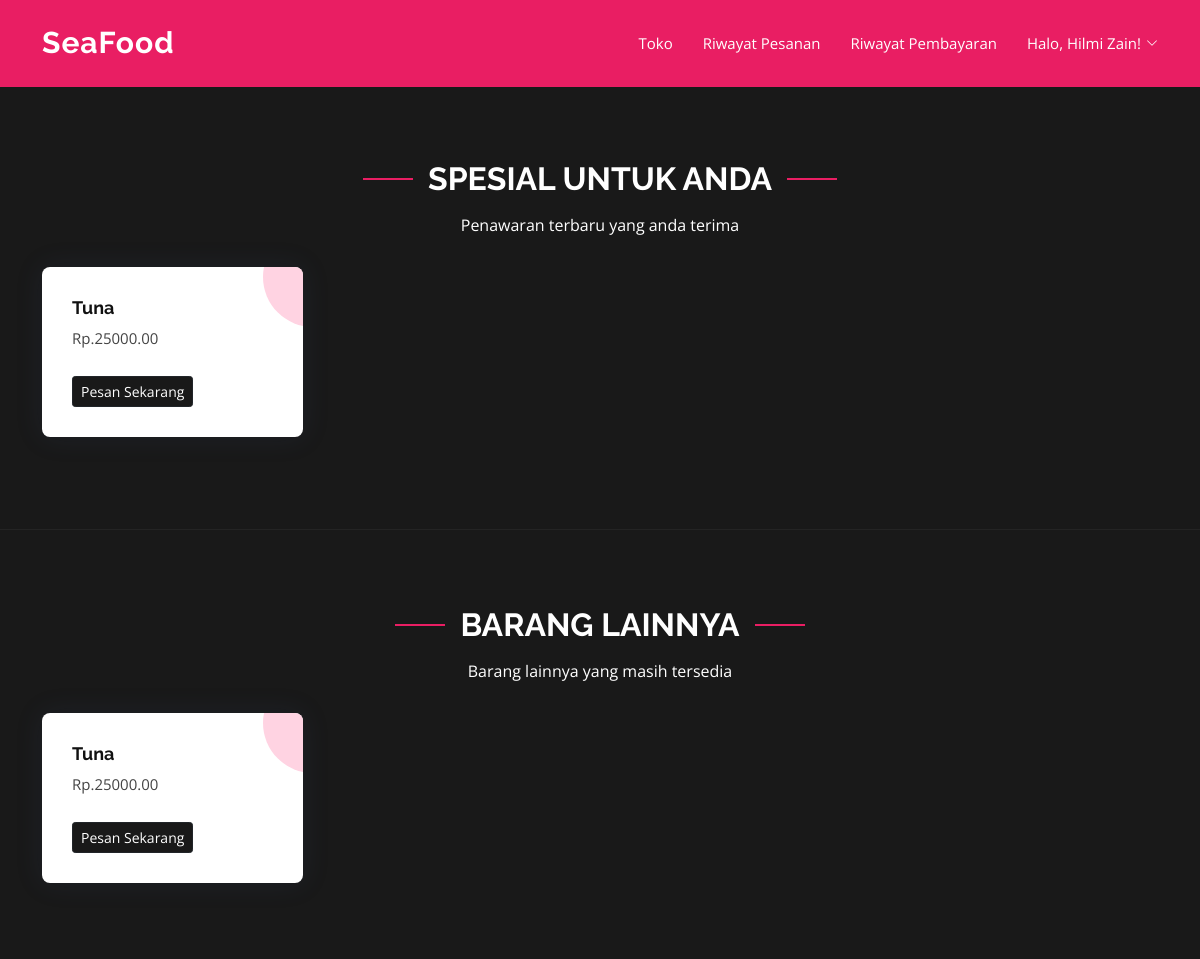
The app's page /user/toko.php (signed in) with its own data.
### tables this page shows
CREATE TABLE `calon_konsumen` (
  `ID_CALON_KONSUMEN` char(8) NOT NULL,
  `ID_NEGARA` char(4) NOT NULL,
  `NAMA_CALON_KONSUMEN` varchar(50) DEFAULT NULL,
  `EMAIL_CALON_KONSUMEN` varchar(100) DEFAULT NULL,
  `PASSWORD_CALON_KONSUMEN` varchar(255) DEFAULT NULL,
  `TGL_PENAWARAN_TERAKHIR` date DEFAULT NULL,
  PRIMARY KEY (`ID_CALON_KONSUMEN`),
  KEY `CKONS_NEGARA_FK` (`ID_NEGARA`),
  CONSTRAINT `CKONS_NEGARA_FK` FOREIGN KEY (`ID_NEGARA`) REFERENCES `negara` (`ID_NEGARA`)
);

CREATE TABLE `barang` (
  `ID_BARANG` char(4) NOT NULL,
  `ID_JENIS` char(2) NOT NULL,
  `NAMA_BARANG` varchar(30) DEFAULT NULL,
  `STOK_BARANG` int(11) DEFAULT NULL,
  `BERAT_BARANG` float(8,2) DEFAULT NULL,
  `HARGA_JUAL` float(8,2) DEFAULT NULL,
  `GAMBAR_BARANG` varchar(100) DEFAULT NULL,
  PRIMARY KEY (`ID_BARANG`),
  KEY `BARANG_J_BARANG_FK` (`ID_JENIS`),
  CONSTRAINT `BARANG_J_BARANG_FK` FOREIGN KEY (`ID_JENIS`) REFERENCES `jenis_barang` (`ID_JENIS`),
  CONSTRAINT `BARANG_STOK_CK` CHECK (`STOK_BARANG` between 0 and 99999)
);

### functions.php (called while the page is built, shortened)
<?php
    $koneksi = mysqli_connect('localhost','root','','seafood2');
    function query($query){
        global $koneksi;
        $select = mysqli_query($koneksi, $query);
        $rows = [];
        while ($tampil = mysqli_fetch_assoc($select)){
            $rows [] = $tampil;
        }
        return $rows;
    }
?>

### user/toko.php (the view, shortened to what this page needs)
<?php
    require '../functions.php';
    $emailKonsumen = $_SESSION["email"];
    $konsumen = query("SELECT * FROM calon_konsumen WHERE email_calon_konsumen = '$emailKonsumen'")[0];
    $namaKonsumen = $konsumen["NAMA_CALON_KONSUMEN"];
    $barang = query("SELECT * FROM barangToko");
    $tglPenawaranTerakhir = query("SELECT TGL_PENAWARAN_TERAKHIR FROM CALON_KONSUMEN
                                   WHERE EMAIL_CALON_KONSUMEN = '$emailKonsumen'")[0];
    $tglPenawaranTerakhir = $tglPenawaranTerakhir["TGL_PENAWARAN_TERAKHIR"];
    $idPenawaran = query("SELECT id_penawaran FROM penawaran
                          WHERE tgl_penawaran = '$tglPenawaranTerakhir'")[0];
    $idPenawaran = (string)$idPenawaran["id_penawaran"];
    $idKatalog = query("SELECT id_katalog FROM penawaran WHERE id_penawaran = '$idPenawaran'")[0];
    $idKatalog = $idKatalog["id_katalog"];
    $idBarang = query("SELECT id_barang FROM detail_katalog WHERE id_katalog = '$idKatalog'");
    $a = 0;
    foreach ($idBarang as $idBarang){
      $array[$a] = $idBarang["id_barang"];
      $a++;
    }
    $array = "'" .implode("','", $array  ) . "'";
    $array = (string)$array;
    $barangPenawaran = query("SELECT * FROM barang WHERE id_barang IN ($array)");
?>
<!DOCTYPE html>
<html lang="en">
<head>
  <link href="../assets_LP/vendor/aos/aos.css" rel="stylesheet">
  <link href="../assets_LP/vendor/bootstrap/css/bootstrap.min.css" rel="stylesheet">
  <link href="../assets_LP/vendor/bootstrap-icons/bootstrap-icons.css" rel="stylesheet">
  <link href="../assets_LP/vendor/boxicons/css/boxicons.min.css" rel="stylesheet">
  <link href="../assets_LP/vendor/glightbox/css/glightbox.min.css" rel="stylesheet">
  <link href="../assets_LP/vendor/remixicon/remixicon.css" rel="stylesheet">
  <link href="../assets_LP/vendor/swiper/swiper-bundle.min.css" rel="stylesheet">
  <link href="../assets_LP/css/style.css" rel="stylesheet">
</head>
<body>
  <header id="header" class="fixed-top d-flex align-items-center">
    <div class="container d-flex align-items-center justify-content-between">
      <div class="logo">
        <h1><a href="home.html">SeaFood</a></h1>
      </div>
      <nav id="navbar" class="navbar">
        <ul>
          <li><a class="nav-link" href="toko.php">Toko</a></li>
          <li><a href="riwayatPemesanan.php">Riwayat Pesanan</a></li>
          <li><a href="riwayatPembayaran.php">Riwayat Pembayaran</a></li>
          <li class="dropdown"><a href="#"><span>Halo, <?= $namaKonsumen; ?>!</span> <i class="bi bi-chevron-down"></i></a>
          </li>
        </ul>
      </nav>
    </div>
  </header>
  <main id="main">
    <section id="services" class="services">
      <div class="container">
        <div class="section-title" data-aos="fade-up">
          <h2>Spesial untuk Anda</h2>
          <p>Penawaran terbaru yang anda terima</p>
        </div>
        <div class="row">
          <?php foreach ($barangPenawaran as $item){?>
            <div class="col-md-6 col-lg-3 align-items-stretch mb-5 mb-lg-0 pb-3">
              <div class="icon-box" data-aos="fade-up" data-aos-delay="100">
                <h4 class="title"><a href=""><?= $item["NAMA_BARANG"]; ?></a></h4>
                <p class="description">Rp.<?= $item["HARGA_JUAL"]; ?></p>
                <br>
                <a href="pemesanan.php?idBarang=<?= $item["ID_BARANG"]; ?>" class="btn btn-dark btn-sm tombol">
                  Pesan Sekarang
                </a>
              </div>
            </div>
          <?php } ?>
        </div>
      </div>
    </section>
    <hr>
    <section id="services" class="services">
      <div class="container">
      <div class="section-title" data-aos="fade-up">
          <h2>Barang Lainnya</h2>
          <p>Barang lainnya yang masih tersedia</p>
        </div>
      <div class="row">
        <?php foreach ($barang as $item){?>
          <div class="col-md-6 col-lg-3 align-items-stretch mb-5 mb-lg-0 pb-3">
            <div class="icon-box" data-aos="fade-up" data-aos-delay="100">
              <h4 class="title"><a href=""><?= $item["nama_barang"]; ?></a></h4>
              <p class="description">Rp.<?= $item["harga_jual"]; ?></p>
              <br>
              <a href="pemesanan.php?idBarang=<?= $item["id_barang"]; ?>" class="btn btn-dark btn-sm tombol">
                Pesan Sekarang
              </a>
            </div>
          </div>
        <?php } ?>
      </div>
      </div>
    </section>
  </main>
</body>
</html>

### assets_LP/css/style.css (style rules this page uses)
.btn-dark { background-color: #191919; }
html { background-color: #191919; }
body { font-family: "Open Sans", sans-serif; color: #444444; }
a { color: #3498db; text-decoration: none; }
#main { margin-top: 100px; background-color: #191919; }
h1, h2, h3, h4, h5, h6 { font-family: "Raleway", sans-serif; }
#header { z-index: 997; transition: all 0.5s; padding: 22px 0; background: #e91e63; }
#header .logo h1 { font-size: 30px; margin: 0; padding: 0; line-height: 1; font-weight: 700; letter-spacing: 1px; }
#header .logo h1 a, #header .logo h1 a:hover { color: #fff; text-decoration: none; }
.navbar { padding: 0; }
.navbar ul { margin: 0; padding: 0; display: flex; list-style: none; align-items: center; }
.navbar li { position: relative; }
.navbar a, .navbar a:focus { display: flex; align-items: center; justify-content: space-between; padding: 10px 0 10px 30px; font-size: 15px; font-weight: 400; color: #fff; white-space: nowrap; transition: 0.3s; text-decoration: none; }
.navbar a i, .navbar a:focus i { font-size: 12px; line-height: 0; margin-left: 5px; }
section { padding: 60px 0; overflow: hidden; }
.section-title { text-align: center; padding-bottom: 30px; }
.section-title h2 { font-size: 32px; font-weight: bold; text-transform: uppercase; position: relative; color: #fff; }
.section-title h2::before, .section-title h2::after { content: ""; width: 50px; height: 2px; background: #e91e63; display: inline-block; }
.section-title h2::before { margin: 0 15px 10px 0; }
.section-title h2::after { margin: 0 0 10px 15px; }
.section-title p { color: #fff; margin: 15px 0 0 0; }
.services .icon-box { padding: 30px; position: relative; overflow: hidden; background: #fff; box-shadow: 0 0 29px 0 rgba(68, 88, 144, 0.12); transition: all 0.3s ease-in-out; border-radius: 8px; z-index: 1; }
.services .icon-box::before { content: ""; position: absolute; background: #ffd3e2; right: -60px; top: -40px; width: 100px; height: 100px; border-radius: 50px; transition: all 0.3s; z-index: -1; }
.services .title { font-weight: 700; margin-bottom: 5px; font-size: 18px; }
.services .title a { color: #111; }
.services .description { font-size: 15px; line-height: 28px; margin-bottom: 0; }

### records on screen
calon_konsumen: NAMA_CALON_KONSUMEN "Hilmi Zain"
barang: NAMA_BARANG "Tuna", HARGA_JUAL "25000.00"

### other values on screen
$item["nama_barang"] "Tuna"
$item["harga_jual"] "25000.00"
